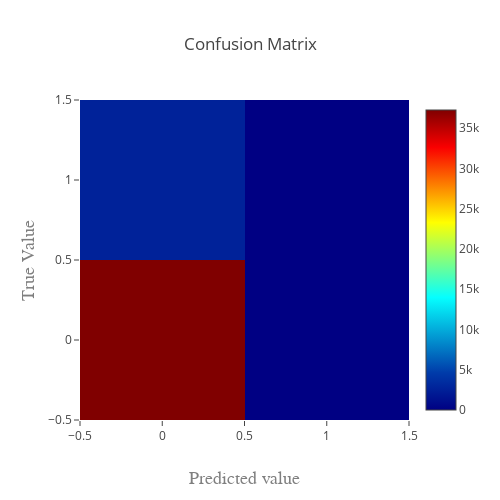

Notebook cell for this chart:
### Code cell
int_conf_mat(y_test, predictions)

### Figure 1 — Plotly figure (JSON) as saved in the notebook; plotly's stock layout.template omitted (floating-point values rounded to 4 significant figures)
{"data": [{"colorscale": "Jet", "type": "heatmap", "x": [0], "y": [0], "z": [[37244, 0], [2642, 0]]}], "layout": {"barmode": "overlay", "height": 500, "title": "Confusion Matrix", "width": 500, "xaxis": {"title": "Predicted value", "titlefont": {"color": "#7f7f7f", "family": "Courier New, monospace", "size": 18}}, "yaxis": {"title": "True Value", "titlefont": {"color": "#7f7f7f", "family": "Courier New, monospace", "size": 18}}}}
